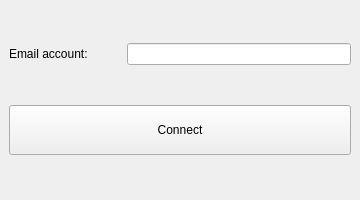
<?xml version="1.0" encoding="UTF-8"?>
<ui version="4.0">
 <class>MainWindow</class>
 <widget class="QMainWindow" name="MainWindow">
  <property name="geometry">
   <rect>
    <x>0</x>
    <y>0</y>
    <width>360</width>
    <height>200</height>
   </rect>
  </property>
  <property name="sizePolicy">
   <sizepolicy hsizetype="Maximum" vsizetype="Maximum">
    <horstretch>0</horstretch>
    <verstretch>0</verstretch>
   </sizepolicy>
  </property>
  <property name="minimumSize">
   <size>
    <width>320</width>
    <height>200</height>
   </size>
  </property>
  <property name="maximumSize">
   <size>
    <width>16777215</width>
    <height>140</height>
   </size>
  </property>
  <property name="windowTitle">
   <string>MainWindow</string>
  </property>
  <widget class="QWidget" name="centralwidget">
   <layout class="QGridLayout" name="gridLayout">
    <item row="1" column="0" colspan="3">
     <widget class="QPushButton" name="connect_btn">
      <property name="minimumSize">
       <size>
        <width>0</width>
        <height>50</height>
       </size>
      </property>
      <property name="cursor">
       <cursorShape>ArrowCursor</cursorShape>
      </property>
      <property name="text">
       <string>Connect</string>
      </property>
     </widget>
    </item>
    <item row="0" column="0">
     <widget class="QLabel" name="account_lb">
      <property name="text">
       <string>Email account:</string>
      </property>
     </widget>
    </item>
    <item row="0" column="1" colspan="2">
     <widget class="QLineEdit" name="account_input">
      <property name="sizePolicy">
       <sizepolicy hsizetype="Minimum" vsizetype="Fixed">
        <horstretch>0</horstretch>
        <verstretch>0</verstretch>
       </sizepolicy>
      </property>
      <property name="minimumSize">
       <size>
        <width>0</width>
        <height>0</height>
       </size>
      </property>
     </widget>
    </item>
   </layout>
  </widget>
 </widget>
 <resources/>
 <connections/>
</ui>
